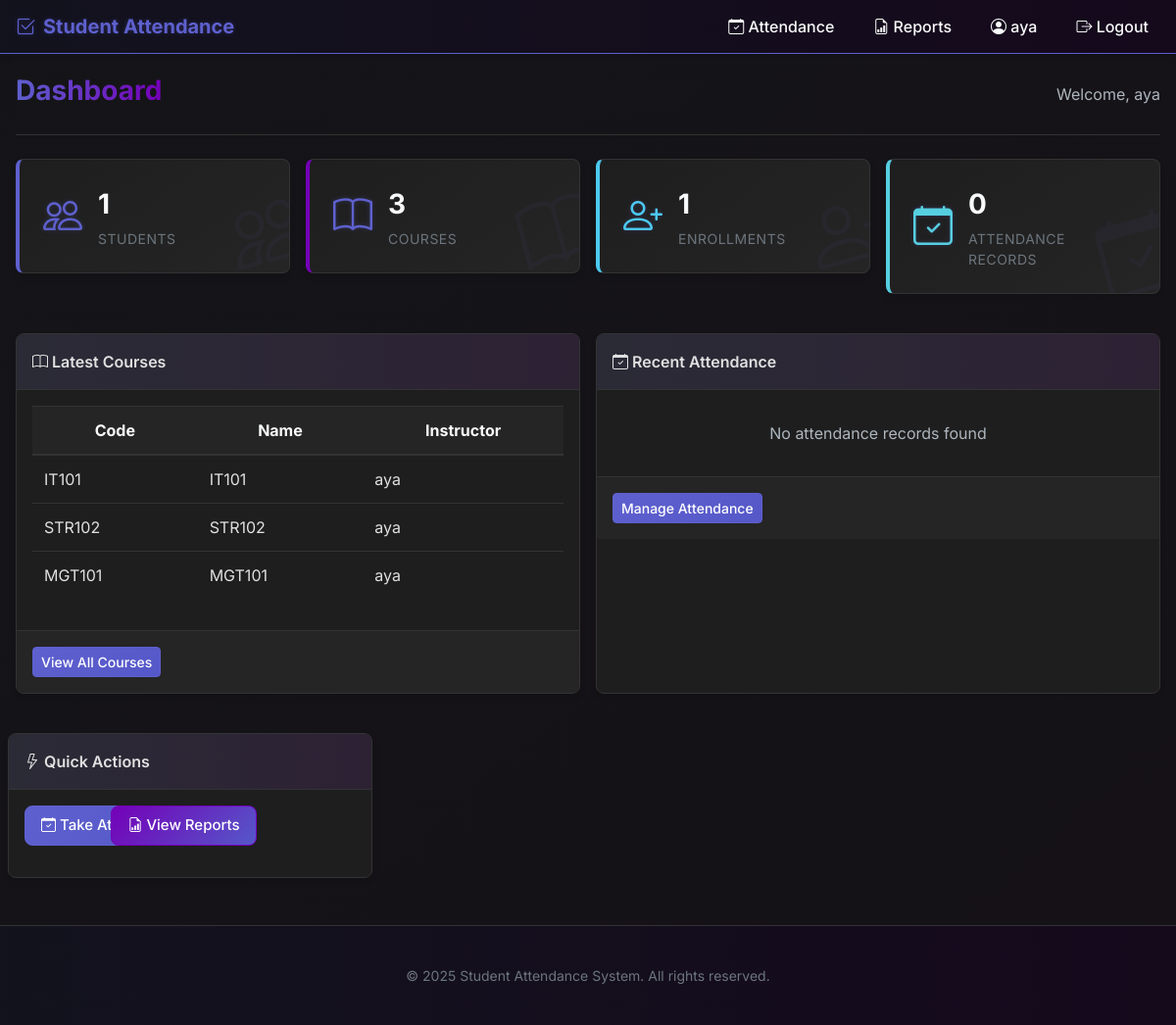
/dashboard (signed in), run on the app's committed database.
### tables this page shows
CREATE TABLE users (
        id INTEGER PRIMARY KEY AUTOINCREMENT,
        username TEXT UNIQUE NOT NULL,
        password TEXT NOT NULL,
        full_name TEXT NOT NULL,
        role TEXT NOT NULL CHECK (role IN ('admin', 'instructor')),
        created_at TIMESTAMP DEFAULT CURRENT_TIMESTAMP
    );

CREATE TABLE courses (
        id INTEGER PRIMARY KEY AUTOINCREMENT,
        course_code TEXT UNIQUE NOT NULL,
        course_name TEXT NOT NULL,
        instructor_id INTEGER NOT NULL,
        description TEXT,
        created_at TIMESTAMP DEFAULT CURRENT_TIMESTAMP,
        FOREIGN KEY (instructor_id) REFERENCES users (id)
    );

### webapp.py (the view)
@app.route('/dashboard')
@login_required
def dashboard():
    conn = get_connection()
    cursor = conn.cursor()
    cursor.execute('SELECT COUNT(*) FROM students')
    student_count = cursor.fetchone()[0]
    cursor.execute('SELECT COUNT(*) FROM courses')
    course_count = cursor.fetchone()[0]
    cursor.execute('SELECT COUNT(*) FROM enrollments')
    enrollment_count = cursor.fetchone()[0]
    cursor.execute('SELECT COUNT(*) FROM attendance')
    attendance_count = cursor.fetchone()[0]
    if current_user.role == 'admin':
        cursor.execute('''
        SELECT c.*, u.full_name as instructor_name
        FROM courses c JOIN users u ON c.instructor_id = u.id
        ORDER BY c.created_at DESC LIMIT 5
        ''')
    else:
        cursor.execute('''
        SELECT c.*, u.full_name as instructor_name
        FROM courses c JOIN users u ON c.instructor_id = u.id
        WHERE c.instructor_id = ?
        ORDER BY c.created_at DESC LIMIT 5
        ''', (current_user.id,))
    latest_courses = [dict(course) for course in cursor.fetchall()]
    if current_user.role == 'admin':
        cursor.execute('''
        SELECT a.date, a.status, s.full_name as student_name, c.course_name
        FROM attendance a
        JOIN enrollments e ON a.enrollment_id = e.id
        JOIN students s ON e.student_id = s.id
        JOIN courses c ON e.course_id = c.id
        ORDER BY a.created_at DESC LIMIT 10
        ''')
    else:
        cursor.execute('''
        SELECT a.date, a.status, s.full_name as student_name, c.course_name
        FROM attendance a
        JOIN enrollments e ON a.enrollment_id = e.id
        JOIN students s ON e.student_id = s.id
        JOIN courses c ON e.course_id = c.id
        WHERE c.instructor_id = ?
        ORDER BY a.created_at DESC LIMIT 10
        ''', (current_user.id,))
    latest_attendance = [dict(record) for record in cursor.fetchall()]
    conn.close()
    return render_template('dashboard.html',
                           title='Dashboard',
                           student_count=student_count,
                           course_count=course_count,
                           enrollment_count=enrollment_count,
                           attendance_count=attendance_count,
                           latest_courses=latest_courses,
                           latest_attendance=latest_attendance)

### database.py (called while the page is built)
def get_connection():
    conn = sqlite3.connect('attendance.db')
    conn.row_factory = sqlite3.Row  # This enables column access by name
    return conn

### webapp.py (called while the page is built)
@login_manager.user_loader
def load_user(user_id):
    conn = get_connection()
    cursor = conn.cursor()
    cursor.execute('SELECT * FROM users WHERE id = ?', (user_id,))
    user_data = cursor.fetchone()
    conn.close()
    if user_data:
        return User(user_data)
    return None

@app.context_processor
def inject_now():
    return {'now': datetime.now()}

### templates/dashboard.html (shortened to what this page needs)
{% extends "layout.html" %}
{% block content %}
<div class="page-header">
    <h1 class="page-title">Dashboard</h1>
    <div>
        <span class="text-muted">Welcome, {{ current_user.full_name }}</span>
    </div>
</div>
<div class="row">
    <div class="col-md-6 col-lg-3">
        <div class="stat-card" style="border-left: 4px solid var(--primary);">
            <div class="stat-icon text-primary">
                <i class="bi bi-people"></i>
            </div>
            <div class="stat-details">
                <div class="stat-value">{{ student_count }}</div>
                <div class="stat-label">Students</div>
            </div>
            <div class="stat-bg">
                <i class="bi bi-people"></i>
            </div>
        </div>
    </div>
    <div class="col-md-6 col-lg-3">
        <div class="stat-card" style="border-left: 4px solid var(--secondary);">
            <div class="stat-icon text-secondary">
                <i class="bi bi-book"></i>
            </div>
            <div class="stat-details">
                <div class="stat-value">{{ course_count }}</div>
                <div class="stat-label">Courses</div>
            </div>
            <div class="stat-bg">
                <i class="bi bi-book"></i>
            </div>
        </div>
    </div>
    <div class="col-md-6 col-lg-3">
        <div class="stat-card" style="border-left: 4px solid var(--success);">
            <div class="stat-icon text-success">
                <i class="bi bi-person-plus"></i>
            </div>
            <div class="stat-details">
                <div class="stat-value">{{ enrollment_count }}</div>
                <div class="stat-label">Enrollments</div>
            </div>
            <div class="stat-bg">
                <i class="bi bi-person-plus"></i>
            </div>
        </div>
    </div>
    <div class="col-md-6 col-lg-3">
        <div class="stat-card" style="border-left: 4px solid var(--info);">
            <div class="stat-icon" style="color: var(--info);">
                <i class="bi bi-calendar-check"></i>
            </div>
            <div class="stat-details">
                <div class="stat-value">{{ attendance_count }}</div>
                <div class="stat-label">Attendance Records</div>
            </div>
            <div class="stat-bg">
                <i class="bi bi-calendar-check"></i>
            </div>
        </div>
    </div>
</div>
<div class="row mt-4">
    <div class="col-md-6">
        <div class="card">
            <div class="card-header">
                <i class="bi bi-book"></i> Latest Courses
            </div>
            <div class="card-body">
                {% if latest_courses %}
                <div class="table-responsive">
                    <table class="table table-hover">
                        <thead>
                            <tr>
                                <th>Code</th>
                                <th>Name</th>
                                <th>Instructor</th>
                            </tr>
                        </thead>
                        <tbody>
                            {% for course in latest_courses %}
                            <tr>
                                <td>{{ course.course_code }}</td>
                                <td>{{ course.course_name }}</td>
                                <td>{{ course.instructor_name }}</td>
                            </tr>
                            {% endfor %}
                        </tbody>
                    </table>
                </div>
                {% else %}
                <p class="text-muted text-center py-3">No courses found</p>
                {% endif %}
            </div>
            <div class="card-footer">
                <a href="{{ url_for('courses') }}" class="btn btn-sm btn-primary">View All Courses</a>
            </div>
        </div>
    </div>
    <div class="col-md-6">
        <div class="card">
            <div class="card-header">
                <i class="bi bi-calendar-check"></i> Recent Attendance
            </div>
            <div class="card-body">
                {% if latest_attendance %}
                <div class="table-responsive">
                    <table class="table table-hover">
                        <thead>
                            <tr>
                                <th>Date</th>
                                <th>Student</th>
                                <th>Course</th>
                                <th>Status</th>
                            </tr>
                        </thead>
                        <tbody>
                            {% for record in latest_attendance %}
                            <tr>
                                <td>{{ record.date }}</td>
                                <td>{{ record.student_name }}</td>
                                <td>{{ record.course_name }}</td>
                                <td>
                                    <span class="status-badge status-{{ record.status }}">
                                        {{ record.status|capitalize }}
                                    </span>
                                </td>
                            </tr>
                            {% endfor %}
                        </tbody>
                    </table>
                </div>
                {% else %}
                <p class="text-muted text-center py-3">No attendance records found</p>
                {% endif %}
            </div>
            <div class="card-footer">
                <a href="{{ url_for('attendance') }}" class="btn btn-sm btn-primary">Manage Attendance</a>
            </div>
        </div>
    </div>
</div>
<div class="row mt-4">
    <div class="col-md-12">
        <div class="card">
            <div class="card-header">
                <i class="bi bi-lightning"></i> Quick Actions
            </div>
            <div class="card-body">
                <div class="row">
                    <div class="col-lg-3 col-md-6 mb-3">
                        <a href="{{ url_for('attendance') }}" class="btn btn-primary w-100">
                            <i class="bi bi-calendar-check"></i> Take Attendance
                        </a>
                    </div>
                    <div class="col-lg-3 col-md-6 mb-3">
                        <a href="{{ url_for('reports') }}" class="btn btn-secondary w-100">
                            <i class="bi bi-file-earmark-bar-graph"></i> View Reports
                        </a>
                    </div>
                </div>
            </div>
        </div>
    </div>
</div>
{% endblock %}

### templates/layout.html (shortened to what this page needs)
<!DOCTYPE html>
<html lang="en">
<head>
    <link rel="stylesheet" href="https://cdn.jsdelivr.net/npm/bootstrap-icons@1.10.3/font/bootstrap-icons.css">
    <link rel="stylesheet" href="{{ url_for('static', filename='css/main.css') }}">
</head>
<body>
    {% if current_user.is_authenticated %}
    <nav class="navbar">
        <a href="{{ url_for('dashboard') }}" class="navbar-brand">
            <i class="bi bi-check2-square"></i>
            Student Attendance
        </a>
        <ul class="navbar-nav">
            <li>
                <a href="{{ url_for('attendance') }}" class="nav-link {% if request.endpoint == 'attendance' %}active{% endif %}">
                    <i class="bi bi-calendar-check"></i> Attendance
                </a>
            </li>
            <li>
                <a href="{{ url_for('reports') }}" class="nav-link {% if request.endpoint == 'reports' %}active{% endif %}">
                    <i class="bi bi-file-earmark-bar-graph"></i> Reports
                </a>
            </li>
            <li>
                <a href="{{ url_for('profile') }}" class="nav-link {% if request.endpoint == 'profile' %}active{% endif %}">
                    <i class="bi bi-person-circle"></i> {{ current_user.full_name }}
                </a>
            </li>
            <li>
                <a href="{{ url_for('logout') }}" class="nav-link">
                    <i class="bi bi-box-arrow-right"></i> Logout
                </a>
            </li>
        </ul>
    </nav>
    {% endif %}
    <div class="container main-content">
        {% block content %}{% endblock %}
    </div>
    <footer class="footer">
        <div class="container">
            <p>&copy; {{ now.year }} Student Attendance System. All rights reserved.</p>
        </div>
    </footer>
</body>
</html>

### data on the page
users: full_name "aya"
courses: course_code "IT101", course_name "IT101", instructor_name "aya"
courses: course_code "STR102", course_name "STR102", instructor_name "aya"
courses: course_code "MGT101", course_name "MGT101", instructor_name "aya"

### other printed values
{{ student_count }} "1"
{{ course_count }} "3"
{{ enrollment_count }} "1"
{{ attendance_count }} "0"
